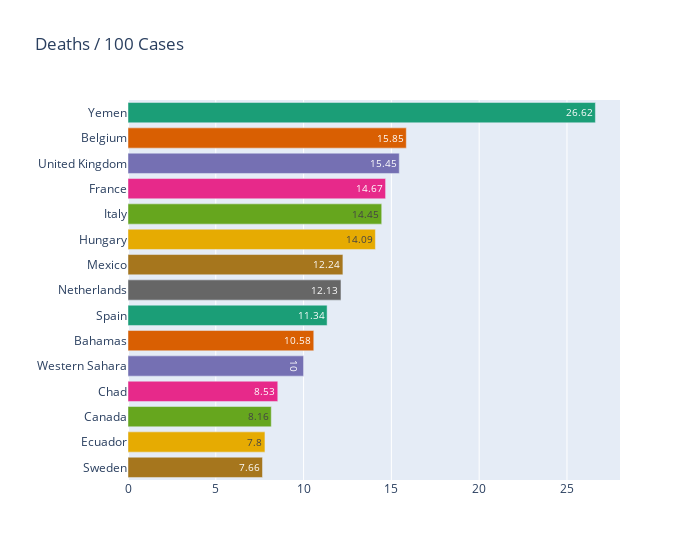

The code cell stored with this chart in its notebook:
### Code cell
plot_barh('Deaths / 100 Cases')

### Figure 1 — Plotly figure (JSON) as saved in the notebook; plotly's stock layout.template omitted (floating-point values rounded to 4 significant figures)
{"data": [{"alignmentgroup": "True", "customdata": [[1221, 325]], "hovertemplate": "Country/Region=%{y}<br>Deaths / 100 Cases=%{text}<br>Confirmed=%{customdata[0]}<br>Deaths=%{customdata[1]}<extra></extra>", "legendgroup": "Yemen", "marker": {"color": "rgb(27,158,119)"}, "name": "Yemen", "offsetgroup": "Yemen", "orientation": "h", "showlegend": true, "text": [26.62], "textposition": "auto", "type": "bar", "x": [26.62], "xaxis": "x", "y": ["Yemen"], "yaxis": "y"}, {"alignmentgroup": "True", "customdata": [[61598, 9761]], "hovertemplate": "Country/Region=%{y}<br>Deaths / 100 Cases=%{text}<br>Confirmed=%{customdata[0]}<br>Deaths=%{customdata[1]}<extra></extra>", "legendgroup": "Belgium", "marker": {"color": "rgb(217,95,2)"}, "name": "Belgium", "offsetgroup": "Belgium", "orientation": "h", "showlegend": true, "text": [15.85], "textposition": "auto", "type": "bar", "x": [15.85], "xaxis": "x", "y": ["Belgium"], "yaxis": "y"}, {"alignmentgroup": "True", "customdata": [[285268, 44080]], "hovertemplate": "Country/Region=%{y}<br>Deaths / 100 Cases=%{text}<br>Confirmed=%{customdata[0]}<br>Deaths=%{customdata[1]}<extra></extra>", "legendgroup": "United Kingdom", "marker": {"color": "rgb(117,112,179)"}, "name": "United Kingdom", "offsetgroup": "United Kingdom", "orientation": "h", "showlegend": true, "text": [15.45], "textposition": "auto", "type": "bar", "x": [15.45], "xaxis": "x", "y": ["United Kingdom"], "yaxis": "y"}, {"alignmentgroup": "True", "customdata": [[203640, 29878]], "hovertemplate": "Country/Region=%{y}<br>Deaths / 100 Cases=%{text}<br>Confirmed=%{customdata[0]}<br>Deaths=%{customdata[1]}<extra></extra>", "legendgroup": "France", "marker": {"color": "rgb(231,41,138)"}, "name": "France", "offsetgroup": "France", "orientation": "h", "showlegend": true, "text": [14.67], "textposition": "auto", "type": "bar", "x": [14.67], "xaxis": "x", "y": ["France"], "yaxis": "y"}, {"alignmentgroup": "True", "customdata": [[240961, 34818]], "hovertemplate": "Country/Region=%{y}<br>Deaths / 100 Cases=%{text}<br>Confirmed=%{customdata[0]}<br>Deaths=%{customdata[1]}<extra></extra>", "legendgroup": "Italy", "marker": {"color": "rgb(102,166,30)"}, "name": "Italy", "offsetgroup": "Italy", "orientation": "h", "showlegend": true, "text": [14.45], "textposition": "auto", "type": "bar", "x": [14.45], "xaxis": "x", "y": ["Italy"], "yaxis": "y"}, {"alignmentgroup": "True", "customdata": [[4166, 587]], "hovertemplate": "Country/Region=%{y}<br>Deaths / 100 Cases=%{text}<br>Confirmed=%{customdata[0]}<br>Deaths=%{customdata[1]}<extra></extra>", "legendgroup": "Hungary", "marker": {"color": "rgb(230,171,2)"}, "name": "Hungary", "offsetgroup": "Hungary", "orientation": "h", "showlegend": true, "text": [14.09], "textposition": "auto", "type": "bar", "x": [14.09], "xaxis": "x", "y": ["Hungary"], "yaxis": "y"}, {"alignmentgroup": "True", "customdata": [[238511, 29189]], "hovertemplate": "Country/Region=%{y}<br>Deaths / 100 Cases=%{text}<br>Confirmed=%{customdata[0]}<br>Deaths=%{customdata[1]}<extra></extra>", "legendgroup": "Mexico", "marker": {"color": "rgb(166,118,29)"}, "name": "Mexico", "offsetgroup": "Mexico", "orientation": "h", "showlegend": true, "text": [12.24], "textposition": "auto", "type": "bar", "x": [12.24], "xaxis": "x", "y": ["Mexico"], "yaxis": "y"}, {"alignmentgroup": "True", "customdata": [[50539, 6132]], "hovertemplate": "Country/Region=%{y}<br>Deaths / 100 Cases=%{text}<br>Confirmed=%{customdata[0]}<br>Deaths=%{customdata[1]}<extra></extra>", "legendgroup": "Netherlands", "marker": {"color": "rgb(102,102,102)"}, "name": "Netherlands", "offsetgroup": "Netherlands", "orientation": "h", "showlegend": true, "text": [12.13], "textposition": "auto", "type": "bar", "x": [12.13], "xaxis": "x", "y": ["Netherlands"], "yaxis": "y"}, {"alignmentgroup": "True", "customdata": [[250103, 28368]], "hovertemplate": "Country/Region=%{y}<br>Deaths / 100 Cases=%{text}<br>Confirmed=%{customdata[0]}<br>Deaths=%{customdata[1]}<extra></extra>", "legendgroup": "Spain", "marker": {"color": "rgb(27,158,119)"}, "name": "Spain", "offsetgroup": "Spain", "orientation": "h", "showlegend": true, "text": [11.34], "textposition": "auto", "type": "bar", "x": [11.34], "xaxis": "x", "y": ["Spain"], "yaxis": "y"}, {"alignmentgroup": "True", "customdata": [[104, 11]], "hovertemplate": "Country/Region=%{y}<br>Deaths / 100 Cases=%{text}<br>Confirmed=%{customdata[0]}<br>Deaths=%{customdata[1]}<extra></extra>", "legendgroup": "Bahamas", "marker": {"color": "rgb(217,95,2)"}, "name": "Bahamas", "offsetgroup": "Bahamas", "orientation": "h", "showlegend": true, "text": [10.58], "textposition": "auto", "type": "bar", "x": [10.58], "xaxis": "x", "y": ["Bahamas"], "yaxis": "y"}, {"alignmentgroup": "True", "customdata": [[10, 1]], "hovertemplate": "Country/Region=%{y}<br>Deaths / 100 Cases=%{text}<br>Confirmed=%{customdata[0]}<br>Deaths=%{customdata[1]}<extra></extra>", "legendgroup": "Western Sahara", "marker": {"color": "rgb(117,112,179)"}, "name": "Western Sahara", "offsetgroup": "Western Sahara", "orientation": "h", "showlegend": true, "text": [10], "textposition": "auto", "type": "bar", "x": [10], "xaxis": "x", "y": ["Western Sahara"], "yaxis": "y"}, {"alignmentgroup": "True", "customdata": [[868, 74]], "hovertemplate": "Country/Region=%{y}<br>Deaths / 100 Cases=%{text}<br>Confirmed=%{customdata[0]}<br>Deaths=%{customdata[1]}<extra></extra>", "legendgroup": "Chad", "marker": {"color": "rgb(231,41,138)"}, "name": "Chad", "offsetgroup": "Chad", "orientation": "h", "showlegend": true, "text": [8.53], "textposition": "auto", "type": "bar", "x": [8.53], "xaxis": "x", "y": ["Chad"], "yaxis": "y"}, {"alignmentgroup": "True", "customdata": [[106630, 8699]], "hovertemplate": "Country/Region=%{y}<br>Deaths / 100 Cases=%{text}<br>Confirmed=%{customdata[0]}<br>Deaths=%{customdata[1]}<extra></extra>", "legendgroup": "Canada", "marker": {"color": "rgb(102,166,30)"}, "name": "Canada", "offsetgroup": "Canada", "orientation": "h", "showlegend": true, "text": [8.16], "textposition": "auto", "type": "bar", "x": [8.16], "xaxis": "x", "y": ["Canada"], "yaxis": "y"}, {"alignmentgroup": "True", "customdata": [[59468, 4639]], "hovertemplate": "Country/Region=%{y}<br>Deaths / 100 Cases=%{text}<br>Confirmed=%{customdata[0]}<br>Deaths=%{customdata[1]}<extra></extra>", "legendgroup": "Ecuador", "marker": {"color": "rgb(230,171,2)"}, "name": "Ecuador", "offsetgroup": "Ecuador", "orientation": "h", "showlegend": true, "text": [7.8], "textposition": "auto", "type": "bar", "x": [7.8], "xaxis": "x", "y": ["Ecuador"], "yaxis": "y"}, {"alignmentgroup": "True", "customdata": [[70639, 5411]], "hovertemplate": "Country/Region=%{y}<br>Deaths / 100 Cases=%{text}<br>Confirmed=%{customdata[0]}<br>Deaths=%{customdata[1]}<extra></extra>", "legendgroup": "Sweden", "marker": {"color": "rgb(166,118,29)"}, "name": "Sweden", "offsetgroup": "Sweden", "orientation": "h", "showlegend": true, "text": [7.66], "textposition": "auto", "type": "bar", "x": [7.66], "xaxis": "x", "y": ["Sweden"], "yaxis": "y"}], "layout": {"barmode": "relative", "legend": {"title": {"text": "Country/Region"}, "tracegroupgap": 0}, "showlegend": false, "title": {"text": "Deaths / 100 Cases"}, "uniformtext": {"minsize": 8, "mode": "hide"}, "width": 700, "xaxis": {"anchor": "y", "domain": [0, 1], "title": {"text": ""}}, "yaxis": {"anchor": "x", "categoryarray": ["Sweden", "Ecuador", "Canada", "Chad", "Western Sahara", "Bahamas", "Spain", "Netherlands", "Mexico", "Hungary", "Italy", "France", "United Kingdom", "Belgium", "Yemen"], "categoryorder": "array", "domain": [0, 1], "title": {"text": ""}}}}
